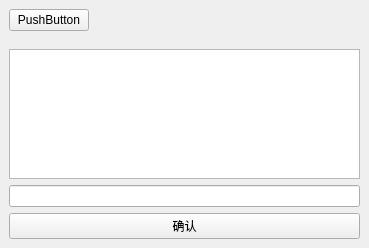
<?xml version="1.0" encoding="UTF-8"?>
<ui version="4.0">
 <class>ExamineWidget</class>
 <widget class="QWidget" name="ExamineWidget">
  <property name="geometry">
   <rect>
    <x>0</x>
    <y>0</y>
    <width>369</width>
    <height>248</height>
   </rect>
  </property>
  <property name="windowTitle">
   <string>Form</string>
  </property>
  <layout class="QVBoxLayout" name="verticalLayout">
   <property name="spacing">
    <number>0</number>
   </property>
   <property name="leftMargin">
    <number>0</number>
   </property>
   <property name="topMargin">
    <number>0</number>
   </property>
   <property name="rightMargin">
    <number>0</number>
   </property>
   <property name="bottomMargin">
    <number>0</number>
   </property>
   <item>
    <widget class="QWidget" name="TopBar" native="true">
     <property name="minimumSize">
      <size>
       <width>0</width>
       <height>40</height>
      </size>
     </property>
     <property name="maximumSize">
      <size>
       <width>16777215</width>
       <height>40</height>
      </size>
     </property>
     <layout class="QHBoxLayout" name="horizontalLayout">
      <item>
       <widget class="QPushButton" name="ReturnButton">
        <property name="text">
         <string>PushButton</string>
        </property>
       </widget>
      </item>
      <item>
       <spacer name="HorizontalSpacer">
        <property name="orientation">
         <enum>Qt::Horizontal</enum>
        </property>
        <property name="sizeHint" stdset="0">
         <size>
          <width>40</width>
          <height>20</height>
         </size>
        </property>
       </spacer>
      </item>
     </layout>
    </widget>
   </item>
   <item>
    <widget class="QStackedWidget" name="StackedWidget">
     <property name="currentIndex">
      <number>1</number>
     </property>
     <widget class="QWidget" name="Page1">
      <layout class="QVBoxLayout" name="verticalLayout_4">
       <item>
        <widget class="QTextBrowser" name="QuestionBrowser"/>
       </item>
       <item>
        <widget class="QWidget" name="ButtonWidget" native="true">
         <layout class="QGridLayout" name="gridLayout">
          <item row="0" column="0">
           <widget class="QPushButton" name="ButtonA">
            <property name="text">
             <string>PushButton</string>
            </property>
           </widget>
          </item>
          <item row="0" column="1">
           <widget class="QPushButton" name="ButtonB">
            <property name="text">
             <string>PushButton</string>
            </property>
           </widget>
          </item>
          <item row="1" column="0">
           <widget class="QPushButton" name="ButtonC">
            <property name="text">
             <string>PushButton</string>
            </property>
           </widget>
          </item>
          <item row="1" column="1">
           <widget class="QPushButton" name="ButtonD">
            <property name="text">
             <string>PushButton</string>
            </property>
           </widget>
          </item>
         </layout>
        </widget>
       </item>
      </layout>
     </widget>
     <widget class="QWidget" name="Page2">
      <layout class="QVBoxLayout" name="verticalLayout_2">
       <item>
        <widget class="QTextBrowser" name="QuestionBrowser2"/>
       </item>
       <item>
        <widget class="QLineEdit" name="LineEdit"/>
       </item>
       <item>
        <widget class="QPushButton" name="ConfirmButton">
         <property name="text">
          <string>确认</string>
         </property>
        </widget>
       </item>
      </layout>
     </widget>
     <widget class="QWidget" name="Page3">
      <layout class="QVBoxLayout" name="verticalLayout_3">
       <item>
        <widget class="QTextBrowser" name="ResultBrowser"/>
       </item>
      </layout>
     </widget>
    </widget>
   </item>
  </layout>
 </widget>
 <resources/>
 <connections/>
</ui>
